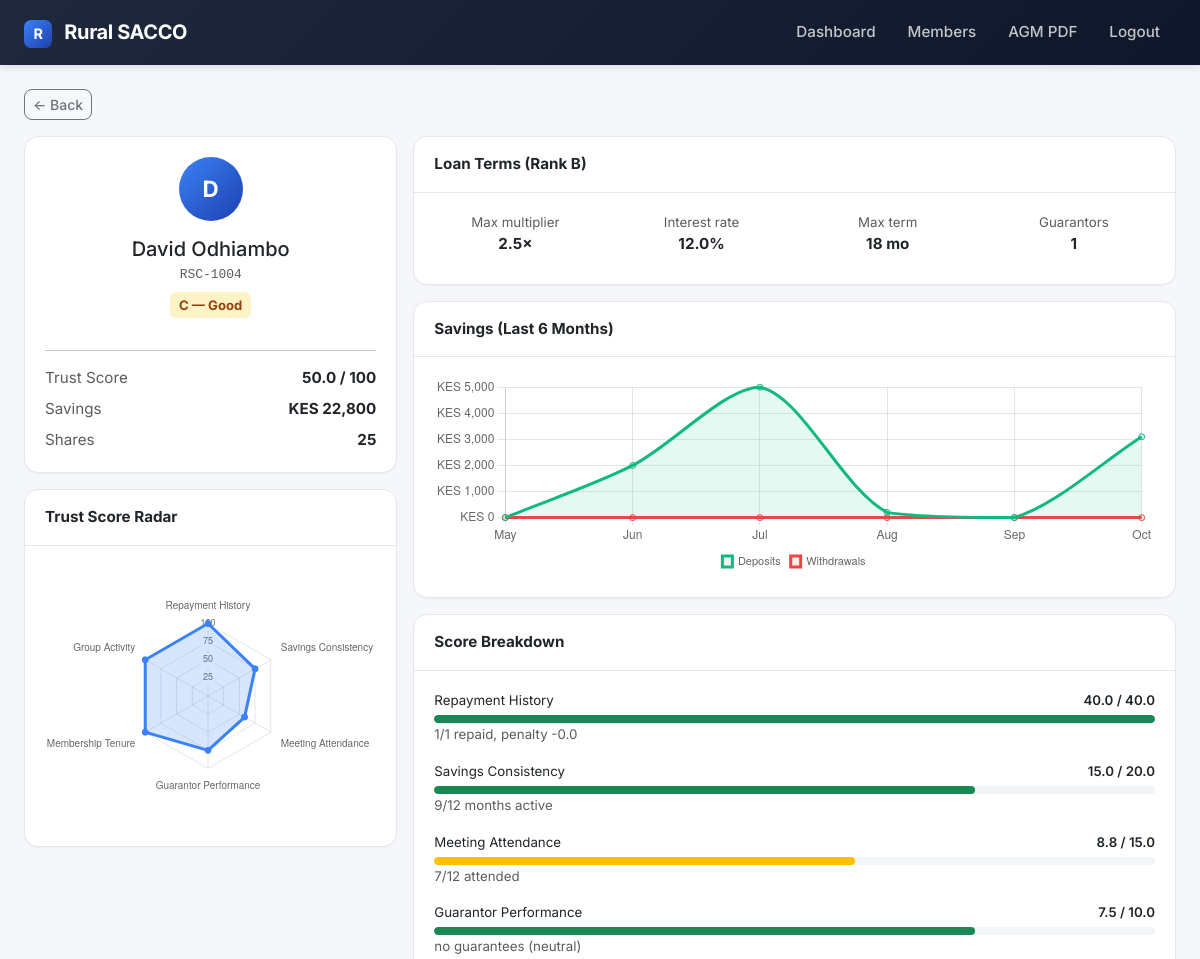
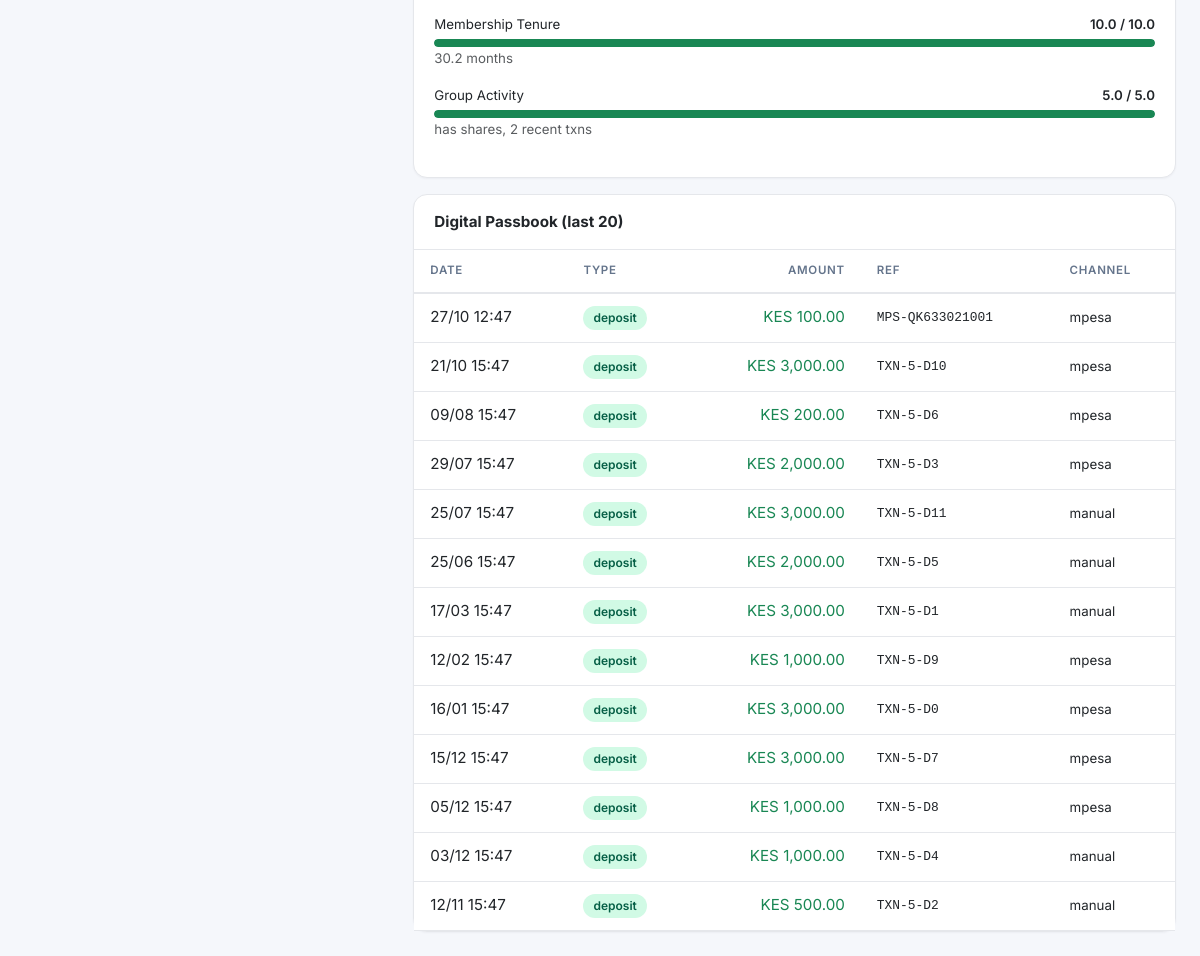
The app's page /members/5 (signed in), older data (2 pictures, top to bottom).
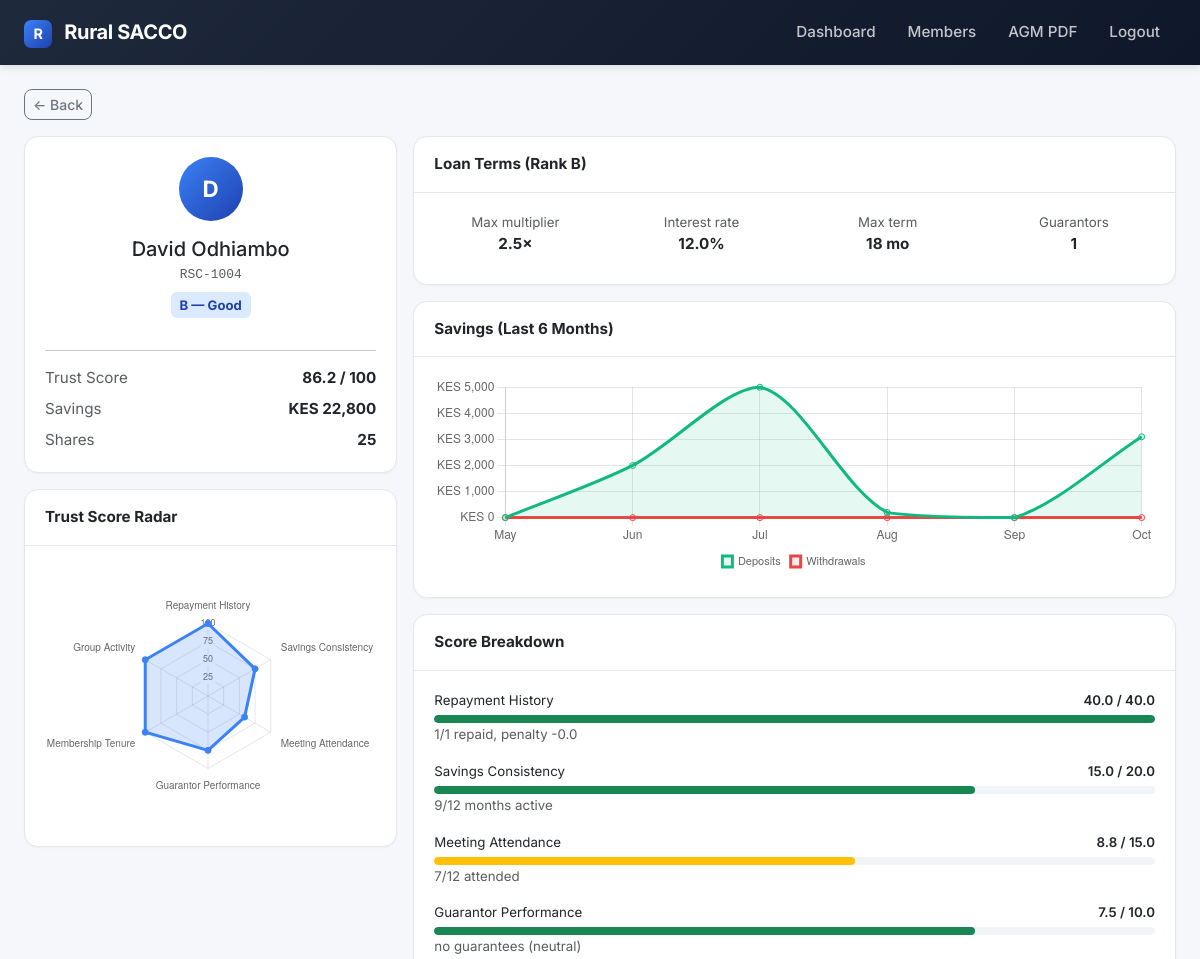
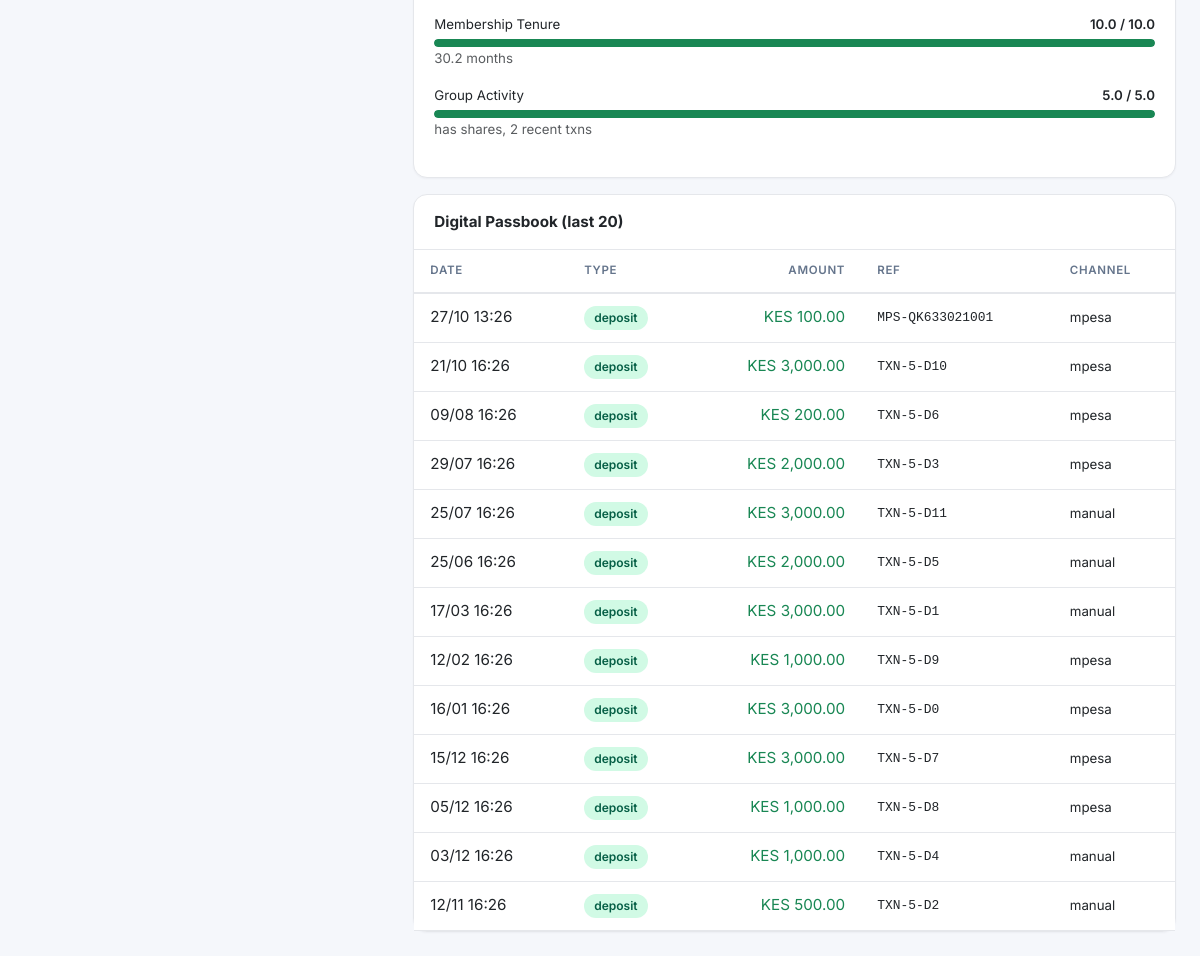
The same page, newer data (2 pictures, top to bottom).
### app/models/member.py (models this page shows)
class Member(db.Model):
    __tablename__ = "members"
    id = db.Column(db.Integer, primary_key=True)
    member_number = db.Column(db.String(20), unique=True, nullable=False, index=True)
    full_name = db.Column(db.String(120), nullable=False)
    phone = db.Column(db.String(20), unique=True, nullable=False, index=True)
    national_id = db.Column(db.String(20), unique=True)
    join_date = db.Column(db.Date, default=datetime.utcnow)
    status = db.Column(db.String(20), default="active")
    savings_balance = db.Column(db.Numeric(12, 2), default=0)
    shares = db.Column(db.Integer, default=0)
    trust_score = db.Column(db.Float, default=50.0)
    default_rank = db.Column(db.String(1), default="C")
    language_preference = db.Column(db.String(5), default="sw")
    consent_given = db.Column(db.Boolean, default=False)
    created_at = db.Column(db.DateTime, default=datetime.utcnow)
    updated_at = db.Column(db.DateTime, default=datetime.utcnow, onupdate=datetime.utcnow)

### app/models/transaction.py (models this page shows)
class Transaction(db.Model):
    __tablename__ = "transactions"
    id = db.Column(db.Integer, primary_key=True)
    member_id = db.Column(db.Integer, db.ForeignKey("members.id"), nullable=False, index=True)
    type = db.Column(db.String(30), nullable=False)
    amount = db.Column(db.Numeric(12, 2), nullable=False)
    balance_after = db.Column(db.Numeric(12, 2))
    reference = db.Column(db.String(50), unique=True, index=True)
    mpesa_ref = db.Column(db.String(50), index=True)
    status = db.Column(db.String(20), default="completed")
    channel = db.Column(db.String(20), default="manual")
    notes = db.Column(db.Text)
    created_by = db.Column(db.String(50))
    created_at = db.Column(db.DateTime, default=datetime.utcnow, index=True)

### app/routes/members.py (the view)
@members_bp.route("/<int:member_id>")
@login_required
def detail(member_id):
    member = Member.query.get_or_404(member_id)
    breakdown = score_member(member_id, persist=False)
    txns = (Transaction.query.filter_by(member_id=member_id)
            .order_by(Transaction.created_at.desc()).limit(20).all())
    loans = (Loan.query.filter_by(member_id=member_id)
             .order_by(Loan.created_at.desc()).all())
    guarantees = Guarantor.query.filter_by(guarantor_member_id=member_id).all()
    radar_labels = [k.replace("_", " ").title() for k in breakdown["breakdown"].keys()]
    radar_scores = [round((v["score"] / v["max"] * 100), 1) if v["max"] else 0
                    for v in breakdown["breakdown"].values()]
    today = date.today()
    first = today.replace(day=1) - relativedelta(months=5)
    months, cur = [], first
    for _ in range(6):
        months.append(cur)
        cur += relativedelta(months=1)
    keys = [m.strftime("%Y-%m") for m in months]
    month_labels = [m.strftime("%b") for m in months]
    dep = {k: 0.0 for k in keys}
    wd = {k: 0.0 for k in keys}
    for txn in (Transaction.query
                .filter(Transaction.member_id == member_id,
                        Transaction.created_at >= first).all()):
        key = txn.created_at.strftime("%Y-%m")
        if key not in dep:
            continue
        if txn.type == "deposit":
            dep[key] += float(txn.amount)
        elif txn.type == "withdrawal":
            wd[key] += float(txn.amount)
    return render_template("members/detail.html",
                           member=member, breakdown=breakdown,
                           txns=txns, loans=loans, guarantees=guarantees,
                           radar_labels=radar_labels, radar_scores=radar_scores,
                           month_labels=month_labels,
                           deposits=[round(dep[k], 2) for k in keys],
                           withdrawals=[round(wd[k], 2) for k in keys])

### app/services/auth.py (called while the page is built)
def login_required(f):
    @wraps(f)
    def wrapped(*args, **kwargs):
        if not session.get("user_id"):
            flash("Please log in first.", "warning")
            return redirect(url_for("auth.login"))
        return f(*args, **kwargs)
    return wrapped

### app/services/credit_scoring.py (called while the page is built, shortened)
def rank_from_score(score):
    for min_score, rank, label, mult, guar, term, rate in RANK_TABLE:
        if score >= min_score:
            return {
                "rank": rank, "label": label,
                "max_loan_multiplier": mult,
                "guarantors_required": guar,
                "max_term_months": term,
                "interest_rate": rate,
            }
    return {"rank": "E", "label": "Blacklisted", "max_loan_multiplier": 0.0,
            "guarantors_required": 0, "max_term_months": 0, "interest_rate": 0.0}

def _repayment_score(member, today):
    loans = Loan.query.filter_by(member_id=member.id).all()
    if not loans:
        return WEIGHTS["repayment_history"] * 0.5, "no loan history"
    penalty = 0.0
    repaid = 0
    for loan in loans:
        ob = float(loan.outstanding_balance or 0)
        if loan.status == "defaulted":
            penalty += 20
        elif loan.status in ("active", "disbursed", "overdue") and loan.due_date:
            days = (today - loan.due_date).days
            if days > 0 and ob > 0:
                penalty += min(15, days * 0.3)
        elif loan.status in ("repaid", "closed") or ob == 0:
            repaid += 1
    base = WEIGHTS["repayment_history"] * (repaid / len(loans))
    score = max(0.0, min(WEIGHTS["repayment_history"], base - penalty))
    return score, f"{repaid}/{len(loans)} repaid, penalty -{penalty:.1f}"

def _savings_score(member, today):
    start = today - timedelta(days=365)
    rows = (db.session.query(Transaction.created_at)
            .filter(Transaction.member_id == member.id,
                    Transaction.type == "deposit",
                    Transaction.created_at >= datetime.combine(start, datetime.min.time()))
            .all())
    months = {r[0].strftime("%Y-%m") for r in rows}
    score = WEIGHTS["savings_consistency"] * (len(months) / 12.0)
    return min(WEIGHTS["savings_consistency"], score), f"{len(months)}/12 months active"

def _guarantor_score(member, today):
    given = Guarantor.query.filter_by(guarantor_member_id=member.id).all()
    if not given:
        return WEIGHTS["guarantor_performance"] * 0.75, "no guarantees (neutral)"

### app/templates/members/detail.html (shortened to what this page needs)
{% extends "base.html" %}
{% block content %}
<a href="{{ url_for('members.list_members') }}" class="btn btn-sm btn-outline-secondary mb-3">&larr; Back</a>
<div class="row g-3">
    <div class="col-lg-4">
        <div class="card mb-3">
            <div class="card-body text-center">
                <div style="width:64px;height:64px;border-radius:50%;background:linear-gradient(135deg,#3b82f6,#1e40af);color:#fff;display:flex;align-items:center;justify-content:center;font-size:1.4rem;font-weight:700;margin:0 auto 1rem;">
                    {{ member.full_name[0] }}
                </div>
                <h5 class="mb-1">{{ member.full_name }}</h5>
                <p class="text-muted mb-2 mono">{{ member.member_number }}</p>
                <span class="rank-badge rank-{{ member.default_rank }} mb-3">{{ member.default_rank }} — {{ breakdown.rank_label }}</span>
                <hr>
                <div class="d-flex justify-content-between mb-2"><span class="text-muted">Trust Score</span><strong>{{ '%.1f'|format(member.trust_score) }} / 100</strong></div>
                <div class="d-flex justify-content-between mb-2"><span class="text-muted">Savings</span><strong>KES {{ '{:,.0f}'.format(member.savings_balance|float) }}</strong></div>
                <div class="d-flex justify-content-between"><span class="text-muted">Shares</span><strong>{{ member.shares }}</strong></div>
            </div>
        </div>
        <div class="card">
            <div class="card-header"><strong>Trust Score Radar</strong></div>
            <div class="card-body"><div class="chart-container"><canvas id="radarChart"></canvas></div></div>
        </div>
    </div>
    <div class="col-lg-8">
        <div class="card mb-3">
            <div class="card-header"><strong>Loan Terms (Rank {{ breakdown.rank }})</strong></div>
            <div class="card-body">
                <div class="row text-center">
                    <div class="col-6 col-md-3 mb-2"><div class="text-muted small">Max multiplier</div><strong>{{ breakdown.loan_terms.max_loan_multiplier }}×</strong></div>
                    <div class="col-6 col-md-3 mb-2"><div class="text-muted small">Interest rate</div><strong>{{ breakdown.loan_terms.interest_rate }}%</strong></div>
                    <div class="col-6 col-md-3 mb-2"><div class="text-muted small">Max term</div><strong>{{ breakdown.loan_terms.max_term_months }} mo</strong></div>
                    <div class="col-6 col-md-3 mb-2"><div class="text-muted small">Guarantors</div><strong>{{ breakdown.loan_terms.guarantors_required }}</strong></div>
                </div>
            </div>
        </div>
        <div class="card mb-3">
            <div class="card-header"><strong>Savings (Last 6 Months)</strong></div>
            <div class="card-body"><div class="chart-container chart-sm"><canvas id="savingsChart"></canvas></div></div>
        </div>
        <div class="card mb-3">
            <div class="card-header"><strong>Score Breakdown</strong></div>
            <div class="card-body">
                {% for key, item in breakdown.breakdown.items() %}
                {% set pct = (item.score / item.max * 100) if item.max else 0 %}
                <div class="mb-3">
                    <div class="d-flex justify-content-between small mb-1">
                        <span>{{ key.replace('_', ' ').title() }}</span>
                        <span class="fw-semibold">{{ '%.1f'|format(item.score) }} / {{ item.max }}</span>
                    </div>
                    <div class="progress score-bar">
                        <div class="progress-bar {{ 'bg-success' if pct >= 70 else 'bg-warning' if pct >= 40 else 'bg-danger' }}" style="width: {{ pct }}%"></div>
                    </div>
                    <small class="text-muted">{{ item.note }}</small>
                </div>
                {% endfor %}
            </div>
        </div>
        <div class="card">
            <div class="card-header"><strong>Digital Passbook (last 20)</strong></div>
            <div class="table-responsive">
                <table class="table table-sm table-hover mb-0">
                    <thead><tr><th>Date</th><th>Type</th><th class="text-end">Amount</th><th>Ref</th><th>Channel</th></tr></thead>
                    <tbody>
                        {% for t in txns %}
                        <tr>
                            <td>{{ t.created_at.strftime('%d/%m %H:%M') }}</td>
                            <td><span class="status-pill {{ 'status-success' if t.type=='deposit' else 'status-warning' }}">{{ t.type }}</span></td>
                            <td class="text-end {{ 'text-success' if t.type=='deposit' else 'text-danger' }}">KES {{ '{:,.2f}'.format(t.amount|float) }}</td>
                            <td class="mono small">{{ t.reference or t.mpesa_ref or '—' }}</td>
                            <td><small>{{ t.channel }}</small></td>
                        </tr>
                        {% else %}
                        <tr><td colspan="5" class="text-center text-muted py-3">No transactions.</td></tr>
                        {% endfor %}
                    </tbody>
                </table>
            </div>
        </div>
    </div>
</div>
{% endblock %}
{% block scripts %}
<script>
new Chart(document.getElementById('radarChart'), {
    type: 'radar',
    data: {
        labels: {{ radar_labels|tojson }},
        datasets: [{
            label: 'Score %',
            data: {{ radar_scores|tojson }},
            borderColor: '#3b82f6', backgroundColor: 'rgba(59,130,246,0.2)', pointBackgroundColor: '#3b82f6',
        }]
    },
    options: {
        responsive: true, maintainAspectRatio: false,
        scales: { r: { beginAtZero: true, max: 100, ticks: { stepSize: 25, font: { size: 9 } } } },
        plugins: { legend: { display: false } }
    }
});
new Chart(document.getElementById('savingsChart'), {
    type: 'line',
    data: {
        labels: {{ month_labels|tojson }},
        datasets: [
            { label: 'Deposits', data: {{ deposits|tojson }}, borderColor: '#10b981', backgroundColor: 'rgba(16,185,129,0.1)', tension: 0.3, fill: true },
            { label: 'Withdrawals', data: {{ withdrawals|tojson }}, borderColor: '#ef4444', backgroundColor: 'rgba(239,68,68,0.1)', tension: 0.3, fill: true }
        ]
    },
    options: {
        responsive: true, maintainAspectRatio: false,
        plugins: { legend: { position: 'bottom', labels: { boxWidth: 10, font: { size: 11 } } } },
        scales: { y: { beginAtZero: true, ticks: { callback: v => 'KES ' + v.toLocaleString() } } }
    }
});
</script>
{% endblock %}

### app/templates/base.html (shortened to what this page needs)
<!doctype html>
<html lang="en">
<head>
    <link href="https://cdn.jsdelivr.net/npm/bootstrap@5.3.0/dist/css/bootstrap.min.css" rel="stylesheet">
    <link href="{{ url_for('static', filename='css/app.css') }}" rel="stylesheet">
</head>
<body>
<nav class="navbar navbar-expand-lg navbar-dark">
    <div class="container-fluid px-4">
        <a class="navbar-brand" href="{% if session.get('user_id') %}{{ url_for('dashboard.index') }}{% else %}{{ url_for('auth.login') }}{% endif %}">
            <span style="display:inline-block;width:28px;height:28px;background:linear-gradient(135deg,#3b82f6,#1e40af);border-radius:7px;line-height:28px;text-align:center;margin-right:8px;font-size:0.9rem;">R</span>
            Rural SACCO
        </a>
        {% if session.get('user_id') %}
        <div class="navbar-nav ms-auto align-items-center">
            <a class="nav-link" href="{{ url_for('dashboard.index') }}">Dashboard</a>
            <a class="nav-link" href="{{ url_for('members.list_members') }}">Members</a>
            <a class="nav-link" href="{{ url_for('reports.agm_pdf') }}">AGM PDF</a>
            <a class="nav-link" href="{{ url_for('auth.logout') }}">Logout</a>
        </div>
        {% endif %}
    </div>
</nav>
<div class="container-fluid px-4 py-4">
    {% block content %}{% endblock %}
</div>
{% block scripts %}{% endblock %}
</body>
</html>

### app/static/css/app.css (style rules this page uses)
:root { --bg: #f5f7fb; --surface: #ffffff; --text: #0f172a; --muted: #64748b; --border: #e5e7eb; --primary: #3b82f6; --success: #10b981; --warning: #f59e0b; --danger: #ef4444; --radius: 14px; --shadow-sm: 0 1px 2px rgba(15,23,42,0.04); --shadow: 0 4px 12px rgba(15,23,42,0.06); }
body { background: var(--bg); font-family: 'Inter', -apple-system, sans-serif; color: var(--text); font-size: 0.95rem; }
.navbar { background: linear-gradient(135deg, #1e293b 0%, #0f172a 100%) !important; box-shadow: 0 2px 8px rgba(0,0,0,0.12); padding: 0.75rem 0; }
.navbar-brand { font-weight: 700; letter-spacing: -0.02em; }
.navbar .nav-link { color: rgba(255,255,255,0.75) !important; font-weight: 500; padding: 0.5rem 1rem !important; border-radius: 6px; transition: all 0.15s; }
.card { border: 1px solid var(--border); border-radius: var(--radius); box-shadow: var(--shadow-sm); background: var(--surface); }
.card-header { background: transparent; border-bottom: 1px solid var(--border); padding: 1rem 1.25rem; font-size: 0.95rem; }
.card-body { padding: 1.25rem; }
.rank-badge { display: inline-flex; align-items: center; justify-content: center; min-width: 30px; height: 26px; padding: 0 9px; border-radius: 6px; font-weight: 700; font-size: 0.82rem; }
.rank-B { background: #dbeafe; color: #1e40af; }
.status-pill { display: inline-flex; align-items: center; padding: 3px 10px; border-radius: 999px; font-size: 0.75rem; font-weight: 600; }
.status-success { background: #d1fae5; color: #065f46; }
.table thead th { font-size: 0.72rem; text-transform: uppercase; letter-spacing: 0.06em; font-weight: 600; color: var(--muted); border-bottom: 2px solid var(--border) !important; padding: 0.75rem 1rem; }
.table tbody td { padding: 0.75rem 1rem; vertical-align: middle; border-color: var(--border); }
.chart-container { position: relative; height: 260px; width: 100%; }
.chart-sm { height: 200px; }
.progress { height: 8px; border-radius: 4px; background: #f1f5f9; }
.progress-bar { border-radius: 4px; }
.score-bar { height: 8px; border-radius: 4px; }
.btn { border-radius: 8px; font-weight: 500; }
.mono { font-family: 'JetBrains Mono', Consolas, monospace; font-size: 0.85em; }

Row changes from the older to the newer data that the page shows:
changed Member "David Odhiambo": default_rank "C" → "B"; trust_score "50.0" → "86.2"
changed Transaction "MPS-QK633021001": created_at "27/10 12:47" → "27/10 13:26"
changed Transaction "TXN-5-D10": created_at "21/10 15:47" → "21/10 16:26"
changed Transaction "TXN-5-D6": created_at "09/08 15:47" → "09/08 16:26"
changed Transaction "TXN-5-D3": created_at "29/07 15:47" → "29/07 16:26"
changed Transaction "TXN-5-D11": created_at "25/07 15:47" → "25/07 16:26"
changed Transaction "TXN-5-D5": created_at "25/06 15:47" → "25/06 16:26"
changed Transaction "TXN-5-D1": created_at "17/03 15:47" → "17/03 16:26"
changed Transaction "TXN-5-D9": created_at "12/02 15:47" → "12/02 16:26"
changed Transaction "TXN-5-D0": created_at "16/01 15:47" → "16/01 16:26"
changed Transaction "TXN-5-D7": created_at "15/12 15:47" → "15/12 16:26"
changed Transaction "TXN-5-D8": created_at "05/12 15:47" → "05/12 16:26"
changed Transaction "TXN-5-D4": created_at "03/12 15:47" → "03/12 16:26"
changed Transaction "TXN-5-D2": created_at "12/11 15:47" → "12/11 16:26"
